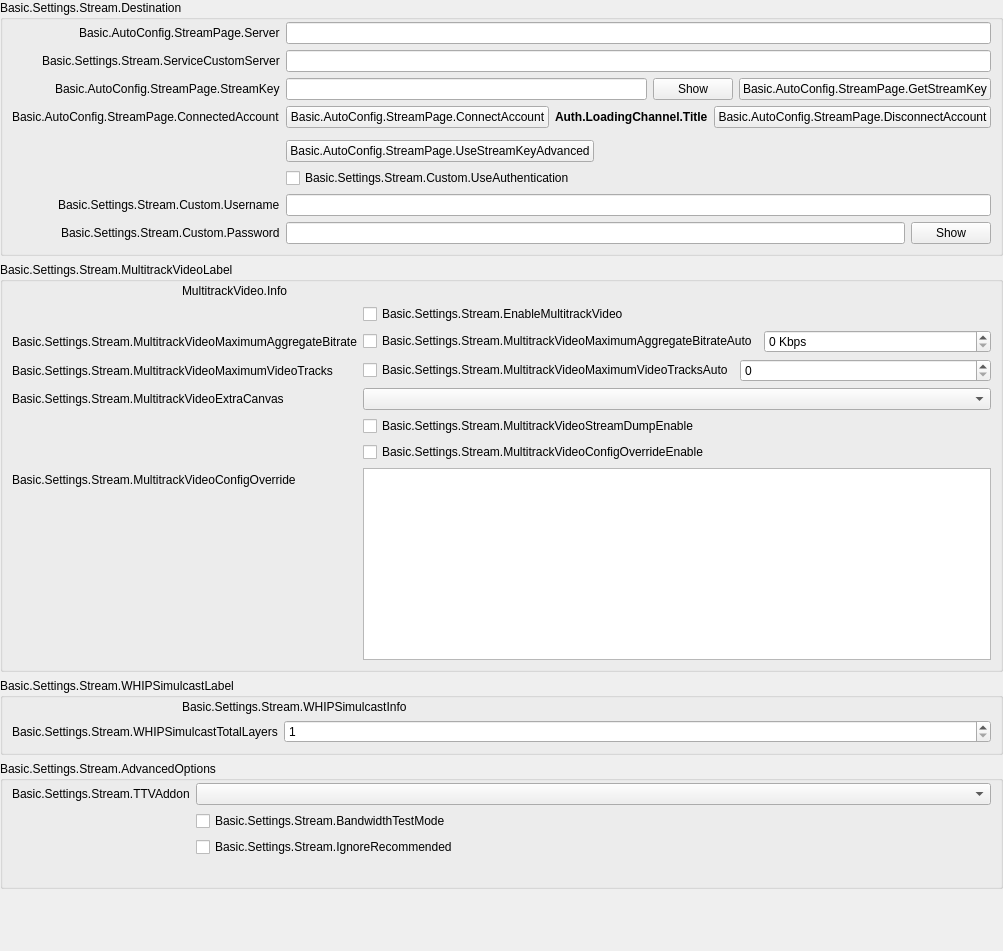
            <widget class="QWidget" name="streamKeyPage">
             <property name="geometry">
              <rect>
               <x>0</x>
               <y>0</y>
               <width>1003</width>
               <height>951</height>
              </rect>
             </property>
             <layout class="QVBoxLayout" name="streamkeyPageLayout">
              <property name="leftMargin">
               <number>0</number>
              </property>
              <property name="topMargin">
               <number>0</number>
              </property>
              <property name="rightMargin">
               <number>0</number>
              </property>
              <property name="bottomMargin">
               <number>0</number>
              </property>
              <item>
               <widget class="QGroupBox" name="destinationGroupBox">
                <property name="title">
                 <string>Basic.Settings.Stream.Destination</string>
                </property>
                <layout class="QFormLayout" name="destinationLayout">
                 <property name="fieldGrowthPolicy">
                  <enum>QFormLayout::FieldGrowthPolicy::AllNonFixedFieldsGrow</enum>
                 </property>
                 <property name="labelAlignment">
                  <set>Qt::AlignmentFlag::AlignRight|Qt::AlignmentFlag::AlignTrailing|Qt::AlignmentFlag::AlignVCenter</set>
                 </property>
                 <property name="leftMargin">
                  <number>9</number>
                 </property>
                 <property name="topMargin">
                  <number>2</number>
                 </property>
                 <property name="rightMargin">
                  <number>9</number>
                 </property>
                 <property name="bottomMargin">
                  <number>9</number>
                 </property>
                 <item row="0" column="0">
                  <widget class="QLabel" name="serverLabel">
                   <property name="text">
                    <string>Basic.AutoConfig.StreamPage.Server</string>
                   </property>
                  </widget>
                 </item>
                 <item row="0" column="1">
                  <widget class="QStackedWidget" name="serverStackedWidget">
                   <property name="sizePolicy">
                    <sizepolicy hsizetype="Preferred" vsizetype="Maximum">
                     <horstretch>0</horstretch>
                     <verstretch>0</verstretch>
                    </sizepolicy>
                   </property>
                   <property name="currentIndex">
                    <number>1</number>
                   </property>
                   <widget class="QWidget" name="servicePage">
                    <layout class="QHBoxLayout" name="horizontalLayout_21">
                     <property name="leftMargin">
                      <number>0</number>
                     </property>
                     <property name="topMargin">
                      <number>0</number>
                     </property>
                     <property name="rightMargin">
                      <number>0</number>
                     </property>
                     <property name="bottomMargin">
                      <number>0</number>
                     </property>
                     <item>
                      <widget class="QComboBox" name="server"/>
                     </item>
                    </layout>
                   </widget>
                   <widget class="QWidget" name="customPage">
                    <layout class="QHBoxLayout" name="horizontalLayout_22">
                     <property name="leftMargin">
                      <number>0</number>
                     </property>
                     <property name="topMargin">
                      <number>0</number>
                     </property>
                     <property name="rightMargin">
                      <number>0</number>
                     </property>
                     <property name="bottomMargin">
                      <number>0</number>
                     </property>
                     <item>
                      <widget class="QLineEdit" name="customServer"/>
                     </item>
                    </layout>
                   </widget>
                  </widget>
                 </item>
                 <item row="1" column="0">
                  <widget class="QLabel" name="serviceCustomServerLabel">
                   <property name="text">
                    <string>Basic.Settings.Stream.ServiceCustomServer</string>
                   </property>
                   <property name="buddy">
                    <cstring>serviceCustomServer</cstring>
                   </property>
                  </widget>
                 </item>
                 <item row="1" column="1">
                  <widget class="QLineEdit" name="serviceCustomServer"/>
                 </item>
                 <item row="2" column="0">
                  <widget class="QLabel" name="streamKeyLabel">
                   <property name="text">
                    <string>Basic.AutoConfig.StreamPage.StreamKey</string>
                   </property>
                   <property name="openExternalLinks">
                    <bool>true</bool>
                   </property>
                   <property name="buddy">
                    <cstring>key</cstring>
                   </property>
                  </widget>
                 </item>
                 <item row="2" column="1">
                  <widget class="QFrame" name="streamKeyWidget">
                   <layout class="QHBoxLayout" name="horizontalLayout_11">
                    <property name="leftMargin">
                     <number>0</number>
                    </property>
                    <property name="topMargin">
                     <number>0</number>
                    </property>
                    <property name="rightMargin">
                     <number>0</number>
                    </property>
                    <property name="bottomMargin">
                     <number>0</number>
                    </property>
                    <item>
                     <widget class="QLineEdit" name="key">
                      <property name="inputMask">
                       <string notr="true"/>
                      </property>
                      <property name="text">
                       <string notr="true"/>
                      </property>
                      <property name="echoMode">
                       <enum>QLineEdit::EchoMode::Password</enum>
                      </property>
                     </widget>
                    </item>
                    <item>
                     <widget class="QPushButton" name="show">
                      <property name="text">
                       <string>Show</string>
                      </property>
                     </widget>
                    </item>
                    <item>
                     <widget class="UrlPushButton" name="getStreamKeyButton">
                      <property name="toolTip">
                       <string/>
                      </property>
                      <property name="toolTipDuration">
                       <number>-4</number>
                      </property>
                      <property name="text">
                       <string>Basic.AutoConfig.StreamPage.GetStreamKey</string>
                      </property>
                     </widget>
                    </item>
                   </layout>
                  </widget>
                 </item>
                 <item row="3" column="0">
                  <widget class="QLabel" name="connectedAccountLabel">
                   <property name="text">
                    <string>Basic.AutoConfig.StreamPage.ConnectedAccount</string>
                   </property>
                  </widget>
                 </item>
                 <item row="3" column="1">
                  <layout class="QHBoxLayout" name="horizontalLayout_15">
                   <item>
                    <widget class="QPushButton" name="connectAccount2">
                     <property name="cursor">
                      <cursorShape>PointingHandCursor</cursorShape>
                     </property>
                     <property name="text">
                      <string>Basic.AutoConfig.StreamPage.ConnectAccount</string>
                     </property>
                    </widget>
                   </item>
                   <item>
                    <widget class="QLabel" name="connectedAccountText">
                     <property name="styleSheet">
                      <string notr="true">font-weight: bold</string>
                     </property>
                     <property name="text">
                      <string>Auth.LoadingChannel.Title</string>
                     </property>
                    </widget>
                   </item>
                   <item>
                    <widget class="QPushButton" name="disconnectAccount">
                     <property name="text">
                      <string>Basic.AutoConfig.StreamPage.DisconnectAccount</string>
                     </property>
                    </widget>
                   </item>
                   <item>
                    <spacer name="horizontalSpacer_19">
                     <property name="orientation">
                      <enum>Qt::Orientation::Horizontal</enum>
                     </property>
                     <property name="sizeHint" stdset="0">
                      <size>
                       <width>40</width>
                       <height>20</height>
                      </size>
                     </property>
                    </spacer>
                   </item>
                  </layout>
                 </item>
                 <item row="4" column="0">
                  <spacer name="horizontalSpacer_18">
                   <property name="orientation">
                    <enum>Qt::Orientation::Horizontal</enum>
                   </property>
                   <property name="sizeHint" stdset="0">
                    <size>
                     <width>170</width>
                     <height>0</height>
                    </size>
                   </property>
                  </spacer>
                 </item>
                 <item row="5" column="1">
                  <layout class="QHBoxLayout" name="horizontalLayout_28">
                   <item>
                    <widget class="QPushButton" name="useStreamKeyAdv">
                     <property name="text">
                      <string>Basic.AutoConfig.StreamPage.UseStreamKeyAdvanced</string>
                     </property>
                    </widget>
                   </item>
                   <item>
                    <spacer name="horizontalSpacer_28">
                     <property name="orientation">
                      <enum>Qt::Orientation::Horizontal</enum>
                     </property>
                     <property name="sizeHint" stdset="0">
                      <size>
                       <width>40</width>
                       <height>0</height>
                      </size>
                     </property>
                    </spacer>
                   </item>
                  </layout>
                 </item>
                 <item row="6" column="1">
                  <widget class="QCheckBox" name="useAuth">
                   <property name="text">
                    <string>Basic.Settings.Stream.Custom.UseAuthentication</string>
                   </property>
                  </widget>
                 </item>
                 <item row="7" column="0">
                  <widget class="QLabel" name="authUsernameLabel">
                   <property name="text">
                    <string>Basic.Settings.Stream.Custom.Username</string>
                   </property>
                   <property name="buddy">
                    <cstring>authUsername</cstring>
                   </property>
                  </widget>
                 </item>
                 <item row="7" column="1">
                  <widget class="QLineEdit" name="authUsername"/>
                 </item>
                 <item row="8" column="0">
                  <widget class="QLabel" name="authPwLabel">
                   <property name="text">
                    <string>Basic.Settings.Stream.Custom.Password</string>
                   </property>
                   <property name="buddy">
                    <cstring>authPw</cstring>
                   </property>
                  </widget>
                 </item>
                 <item row="8" column="1">
                  <widget class="QFrame" name="authPwWidget">
                   <layout class="QHBoxLayout" name="horizontalLayout_25">
                    <property name="leftMargin">
                     <number>0</number>
                    </property>
                    <property name="topMargin">
                     <number>0</number>
                    </property>
                    <property name="rightMargin">
                     <number>0</number>
                    </property>
                    <property name="bottomMargin">
                     <number>0</number>
                    </property>
                    <item>
                     <widget class="QLineEdit" name="authPw">
                      <property name="echoMode">
                       <enum>QLineEdit::EchoMode::Password</enum>
                      </property>
                     </widget>
                    </item>
                    <item>
                     <widget class="QPushButton" name="authPwShow">
                      <property name="text">
                       <string>Show</string>
                      </property>
                     </widget>
                    </item>
                   </layout>
                  </widget>
                 </item>
                </layout>
               </widget>
              </item>
              <item>
               <widget class="QGroupBox" name="multitrackVideoGroupBox">
                <property name="title">
                 <string>Basic.Settings.Stream.MultitrackVideoLabel</string>
                </property>
                <layout class="QVBoxLayout" name="verticalLayout_34">
                 <property name="leftMargin">
                  <number>9</number>
                 </property>
                 <property name="topMargin">
                  <number>2</number>
                 </property>
                 <property name="rightMargin">
                  <number>9</number>
                 </property>
                 <property name="bottomMargin">
                  <number>9</number>
                 </property>
                 <item>
                  <layout class="QHBoxLayout" name="horizontalLayout_12">
                   <item>
                    <spacer name="horizontalSpacer_31">
                     <property name="orientation">
                      <enum>Qt::Orientation::Horizontal</enum>
                     </property>
                     <property name="sizeType">
                      <enum>QSizePolicy::Policy::Fixed</enum>
                     </property>
                     <property name="sizeHint" stdset="0">
                      <size>
                       <width>170</width>
                       <height>10</height>
                      </size>
                     </property>
                    </spacer>
                   </item>
                   <item>
                    <widget class="QLabel" name="multitrackVideoInfo">
                     <property name="text">
                      <string>MultitrackVideo.Info</string>
                     </property>
                     <property name="textFormat">
                      <enum>Qt::TextFormat::RichText</enum>
                     </property>
                     <property name="wordWrap">
                      <bool>true</bool>
                     </property>
                     <property name="openExternalLinks">
                      <bool>true</bool>
                     </property>
                    </widget>
                   </item>
                  </layout>
                 </item>
                 <item>
                  <layout class="QFormLayout" name="formLayout_27">
                   <property name="fieldGrowthPolicy">
                    <enum>QFormLayout::FieldGrowthPolicy::AllNonFixedFieldsGrow</enum>
                   </property>
                   <item row="0" column="0">
                    <spacer name="horizontalSpacer_30">
                     <property name="orientation">
                      <enum>Qt::Orientation::Horizontal</enum>
                     </property>
                     <property name="sizeType">
                      <enum>QSizePolicy::Policy::Fixed</enum>
                     </property>
                     <property name="sizeHint" stdset="0">
                      <size>
                       <width>170</width>
                       <height>10</height>
                      </size>
                     </property>
                    </spacer>
                   </item>
                   <item row="0" column="1">
                    <widget class="QCheckBox" name="enableMultitrackVideo">
                     <property name="text">
                      <string>Basic.Settings.Stream.EnableMultitrackVideo</string>
                     </property>
                    </widget>
                   </item>
                   <item row="1" column="0">
                    <widget class="QLabel" name="multitrackVideoMaximumAggregateBitrateLabel">
                     <property name="text">
                      <string>Basic.Settings.Stream.MultitrackVideoMaximumAggregateBitrate</string>
                     </property>
                    </widget>
                   </item>
                   <item row="1" column="1">
                    <layout class="QHBoxLayout" name="horizontalLayout_31" stretch="0,0">
                     <item>
                      <widget class="QCheckBox" name="multitrackVideoMaximumAggregateBitrateAuto">
                       <property name="text">
                        <string>Basic.Settings.Stream.MultitrackVideoMaximumAggregateBitrateAuto</string>
                       </property>
                      </widget>
                     </item>
                     <item>
                      <widget class="OBS::SpinBox" name="multitrackVideoMaximumAggregateBitrate">
                       <property name="sizePolicy">
                        <sizepolicy hsizetype="MinimumExpanding" vsizetype="Fixed">
                         <horstretch>0</horstretch>
                         <verstretch>0</verstretch>
                        </sizepolicy>
                       </property>
                       <property name="suffix">
                        <string notr="true"> Kbps</string>
                       </property>
                       <property name="minimum">
                        <number>0</number>
                       </property>
                       <property name="maximum">
                        <number>1000000</number>
                       </property>
                       <property name="singleStep">
                        <number>50</number>
                       </property>
                       <property name="value">
                        <number>0</number>
                       </property>
                      </widget>
                     </item>
                    </layout>
                   </item>
                   <item row="2" column="0">
                    <widget class="QLabel" name="multitrackVideoMaximumVideoTracksLabel">
                     <property name="text">
                      <string>Basic.Settings.Stream.MultitrackVideoMaximumVideoTracks</string>
                     </property>
                    </widget>
                   </item>
                   <item row="2" column="1">
                    <layout class="QHBoxLayout" name="horizontalLayout_32" stretch="0,0">
                     <item>
                      <widget class="QCheckBox" name="multitrackVideoMaximumVideoTracksAuto">
                       <property name="sizePolicy">
                        <sizepolicy hsizetype="Minimum" vsizetype="Fixed">
                         <horstretch>0</horstretch>
                         <verstretch>0</verstretch>
                        </sizepolicy>
                       </property>
                       <property name="text">
                        <string>Basic.Settings.Stream.MultitrackVideoMaximumVideoTracksAuto</string>
                       </property>
                      </widget>
                     </item>
                     <item>
                      <widget class="OBS::SpinBox" name="multitrackVideoMaximumVideoTracks">
                       <property name="sizePolicy">
                        <sizepolicy hsizetype="MinimumExpanding" vsizetype="Fixed">
                         <horstretch>0</horstretch>
                         <verstretch>0</verstretch>
                        </sizepolicy>
                       </property>
                       <property name="minimum">
                        <number>0</number>
                       </property>
                       <property name="maximum">
                        <number>100</number>
                       </property>
                       <property name="value">
                        <number>0</number>
                       </property>
                      </widget>
                     </item>
                    </layout>
                   </item>
                   <item row="3" column="1">
                    <widget class="QComboBox" name="multitrackVideoAdditionalCanvas">
                     <property name="placeholderText">
                      <string>None</string>
                     </property>
                    </widget>
                   </item>
                   <item row="4" column="0">
                    <spacer name="horizontalSpacer_32">
                     <property name="orientation">
                      <enum>Qt::Orientation::Horizontal</enum>
                     </property>
                     <property name="sizeType">
                      <enum>QSizePolicy::Policy::Fixed</enum>
                     </property>
                     <property name="sizeHint" stdset="0">
                      <size>
                       <width>170</width>
                       <height>10</height>
                      </size>
                     </property>
                    </spacer>
                   </item>
                   <item row="4" column="1">
                    <widget class="QCheckBox" name="multitrackVideoStreamDumpEnable">
                     <property name="text">
                      <string>Basic.Settings.Stream.MultitrackVideoStreamDumpEnable</string>
                     </property>
                    </widget>
                   </item>
                   <item row="5" column="1">
                    <widget class="QCheckBox" name="multitrackVideoConfigOverrideEnable">
                     <property name="text">
                      <string>Basic.Settings.Stream.MultitrackVideoConfigOverrideEnable</string>
                     </property>
                    </widget>
                   </item>
                   <item row="6" column="0">
                    <widget class="QLabel" name="multitrackVideoConfigOverrideLabel">
                     <property name="text">
                      <string>Basic.Settings.Stream.MultitrackVideoConfigOverride</string>
                     </property>
                    </widget>
                   </item>
                   <item row="6" column="1">
                    <widget class="QPlainTextEdit" name="multitrackVideoConfigOverride">
                     <property name="sizePolicy">
                      <sizepolicy hsizetype="Expanding" vsizetype="Expanding">
                       <horstretch>0</horstretch>
                       <verstretch>0</verstretch>
                      </sizepolicy>
                     </property>
                    </widget>
                   </item>
                   <item row="3" column="0">
                    <widget class="QLabel" name="multitrackVideoAdditionalCanvasLabel">
                     <property name="text">
                      <string>Basic.Settings.Stream.MultitrackVideoExtraCanvas</string>
                     </property>
                    </widget>
                   </item>
                  </layout>
                 </item>
                </layout>
               </widget>
              </item>
              <item>
               <widget class="QGroupBox" name="whipSimulcastGroupBox">
                <property name="title">
                 <string>Basic.Settings.Stream.WHIPSimulcastLabel</string>
                </property>
                <layout class="QVBoxLayout" name="verticalLayout_36">
                 <property name="leftMargin">
                  <number>9</number>
                 </property>
                 <property name="topMargin">
                  <number>2</number>
                 </property>
                 <property name="rightMargin">
                  <number>9</number>
                 </property>
                 <property name="bottomMargin">
                  <number>9</number>
                 </property>
                 <item>
                  <layout class="QHBoxLayout" name="horizontalLayout_33">
                   <item>
                    <spacer name="horizontalSpacer_33">
                     <property name="orientation">
                      <enum>Qt::Orientation::Horizontal</enum>
                     </property>
                     <property name="sizeType">
                      <enum>QSizePolicy::Policy::Fixed</enum>
                     </property>
                     <property name="sizeHint" stdset="0">
                      <size>
                       <width>170</width>
                       <height>10</height>
                      </size>
                     </property>
                    </spacer>
                   </item>
                   <item>
                    <widget class="QLabel" name="whipSimulcastInfo">
                     <property name="text">
                      <string>Basic.Settings.Stream.WHIPSimulcastInfo</string>
                     </property>
                     <property name="textFormat">
                      <enum>Qt::TextFormat::RichText</enum>
                     </property>
                     <property name="wordWrap">
                      <bool>true</bool>
                     </property>
                     <property name="openExternalLinks">
                      <bool>true</bool>
                     </property>
                    </widget>
                   </item>
                  </layout>
                 </item>
                 <item>
                  <layout class="QFormLayout" name="formLayout_39">
                   <property name="fieldGrowthPolicy">
                    <enum>QFormLayout::FieldGrowthPolicy::AllNonFixedFieldsGrow</enum>
                   </property>
                   <item row="1" column="0">
                    <widget class="QLabel" name="whipSimulcastTotalLayersLabel">
                     <property name="minimumSize">
                      <size>
                       <width>170</width>
                       <height>0</height>
                      </size>
                     </property>
                     <property name="text">
                      <string>Basic.Settings.Stream.WHIPSimulcastTotalLayers</string>
                     </property>
                    </widget>
                   </item>
                   <item row="1" column="1">
                    <layout class="QHBoxLayout" name="horizontalLayout_35" stretch="0">
                     <item>
                      <widget class="OBS::SpinBox" name="whipSimulcastTotalLayers">
                       <property name="minimum">
                        <number>1</number>
                       </property>
                       <property name="maximum">
                        <number>4</number>
                       </property>
                       <property name="value">
                        <number>1</number>
                       </property>
                      </widget>
                     </item>
                    </layout>
                   </item>
                  </layout>
                 </item>
                </layout>
               </widget>
              </item>
              <item>
               <widget class="QGroupBox" name="serviceAdvancedOptionsGroupBox">
                <property name="title">
                 <string>Basic.Settings.Stream.AdvancedOptions</string>
                </property>
                <layout class="QFormLayout" name="serviceAdvancedOptionsLayout">
                 <property name="fieldGrowthPolicy">
                  <enum>QFormLayout::FieldGrowthPolicy::AllNonFixedFieldsGrow</enum>
                 </property>
                 <property name="labelAlignment">
                  <set>Qt::AlignmentFlag::AlignRight|Qt::AlignmentFlag::AlignTrailing|Qt::AlignmentFlag::AlignVCenter</set>
                 </property>
                 <property name="leftMargin">
                  <number>9</number>
                 </property>
                 <property name="topMargin">
                  <number>2</number>
                 </property>
                 <property name="rightMargin">
                  <number>9</number>
                 </property>
                 <property name="bottomMargin">
                  <number>9</number>
                 </property>
                 <item row="0" column="0">
                  <widget class="QLabel" name="twitchAddonLabel">
                   <property name="text">
                    <string>Basic.Settings.Stream.TTVAddon</string>
                   </property>
                   <property name="buddy">
                    <cstring>twitchAddonDropdown</cstring>
                   </property>
                  </widget>
                 </item>
                 <item row="0" column="1">
                  <widget class="QComboBox" name="twitchAddonDropdown"/>
                 </item>
                 <item row="1" column="0">
                  <spacer name="horizontalSpacer_18_1">
                   <property name="orientation">
                    <enum>Qt::Orientation::Horizontal</enum>
                   </property>
                   <property name="sizeHint" stdset="0">
                    <size>
                     <width>170</width>
                     <height>0</height>
                    </size>
                   </property>
                  </spacer>
                 </item>
                 <item row="1" column="1">
                  <widget class="QCheckBox" name="bandwidthTestEnable">
                   <property name="text">
                    <string>Basic.Settings.Stream.BandwidthTestMode</string>
                   </property>
                  </widget>
                 </item>
                 <item row="2" column="1">
                  <widget class="QCheckBox" name="ignoreRecommended">
                   <property name="text">
                    <string>Basic.Settings.Stream.IgnoreRecommended</string>
                   </property>
                  </widget>
                 </item>
                 <item row="3" column="1">
                  <widget class="QLabel" name="enforceSettingsLabel">
                   <property name="text">
                    <string notr="true"/>
                   </property>
                   <property name="textFormat">
                    <enum>Qt::TextFormat::RichText</enum>
                   </property>
                   <property name="openExternalLinks">
                    <bool>true</bool>
                   </property>
                  </widget>
                 </item>
                </layout>
               </widget>
              </item>
              <item>
               <spacer name="verticalSpacer_12">
                <property name="orientation">
                 <enum>Qt::Orientation::Vertical</enum>
                </property>
                <property name="sizeHint" stdset="0">
                 <size>
                  <width>20</width>
                  <height>0</height>
                 </size>
                </property>
               </spacer>
              </item>
             </layout>
            </widget>
